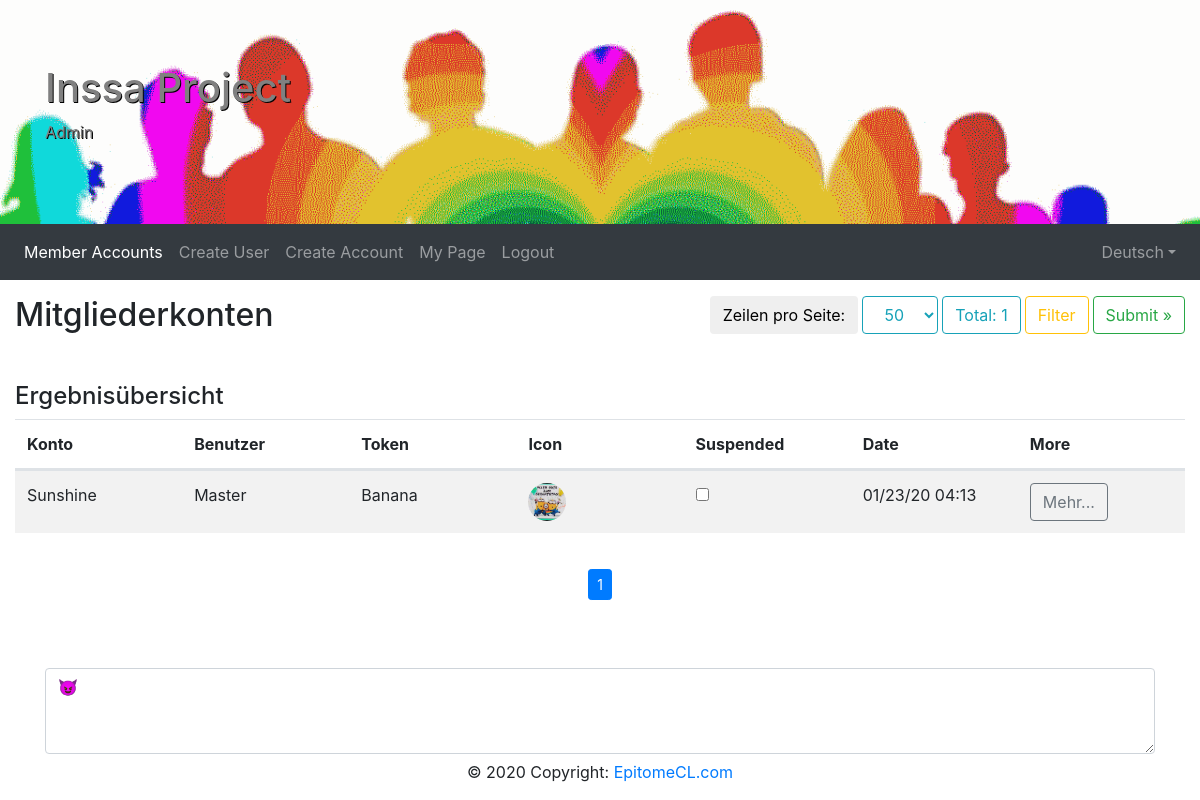
The app's page /index.php?module=admin&lang=de (signed in) with its own data.
### tables this page shows
CREATE TABLE `account` (
  `account_id` int(11) NOT NULL,
  `user_id` int(11) NOT NULL,
  `name` varchar(64) NOT NULL,
  `token` varchar(64) NOT NULL,
  `symbol` varchar(6) NOT NULL,
  `icon` varchar(255) NOT NULL,
  `suspended` int(1) NOT NULL,
  `community` int(1) NOT NULL,
  `modified` timestamp NOT NULL DEFAULT CURRENT_TIMESTAMP,
  `created` timestamp NOT NULL DEFAULT CURRENT_TIMESTAMP
);

CREATE TABLE `user` (
  `user_id` int(11) NOT NULL,
  `name` varchar(32) NOT NULL,
  `email` varchar(128) NOT NULL,
  `password` varchar(64) NOT NULL,
  `salt` varchar(64) NOT NULL,
  `comment` varchar(1000) NOT NULL,
  `birthday` date NOT NULL,
  `modified` timestamp NOT NULL DEFAULT CURRENT_TIMESTAMP,
  `created` timestamp NOT NULL DEFAULT CURRENT_TIMESTAMP
);

### classes/modules/Admin.php (called while the page is built, shortened)
<?php
class Admin {
	private $mysqli;
	public function __construct($mysqli) {
		$this->mysqli = $mysqli;
	}
	public function doGet($page, $itemsPerPage, $searchText, $tokenName, $suspended, $lang) {
		$mysqli = $this->mysqli;
		$module = (new \ReflectionClass($this))->getShortName();
		$obj = $this->getData($mysqli, $page, $itemsPerPage, $searchText, $tokenName, $suspended);
		$total = $obj->total;
		$page = $obj->page;
		$pages = $obj->pages;
		$itemsPerPage = $obj->itemsPerPage;
		$queryString = $this->getQueryString(array("module" => $module, "itemsPerPage" => $itemsPerPage, "suspended" => $suspended, "searchText" => $searchText, "tokenName" => $tokenName));
		require_once(sprintf("AdminView_%s.php", $lang));
	}
	private function getTokenNameOption($mysqli) {
		$data = array();
		return $data;
	}
	private function getQueryString($array) {
		$items = array();
		$params = array_filter($array);
		foreach ($params as $key => $value) {
			array_push($items, sprintf("&%s=%s", $key, urlencode($value)));
		}
		return implode($items);
	}
	private function getTokenImage($source) {
		return $source;
	}
	private function getData($mysqli, $page, $itemsPerPage, $searchText, $tokenName, $suspended) {
		$total = 0;
		$data = array();
		$where = array();
		$sql = "SELECT COUNT(DISTINCT account.account_id) AS total FROM account ";
		$sql .= "LEFT JOIN user ON (user.user_id = account.user_id) ";
		$sql .= "LEFT JOIN token ON (token.account_id = account.account_id) ";
		$sql .= "WHERE account.community = 0 ";
		$sql .= implode("AND ", $where);
		if ($result = $mysqli->query($sql)) {
			while ($row = $result->fetch_assoc()) {
				$total = intval($row["total"]);
			}
		}
		$itemsPerPage = ($itemsPerPage == 0) ? 50 : $itemsPerPage;
		$page = ($page == 0) ? 1 : $page;
		$pages = ceil($total / $itemsPerPage);
		$start = ($page - 1) * $itemsPerPage;
		$sql = "SELECT DISTINCT account.account_id AS accountId, account.name AS accountName, account.suspended, ";
		$sql .= "user.name AS userName, account.token AS tokenName, account.icon AS tokenIcon, account.symbol AS tokenSymbol, ";
		$sql .= "date_format(account.modified, '%m/%d/%y %H:%i') AS datetime ";
		$sql .= "FROM account ";
		$sql .= "LEFT JOIN user ON (user.user_id = account.user_id) ";
		$sql .= "WHERE account.community = 0 ";
		$sql .= implode("AND ", $where);
		$sql .= "ORDER BY user.email, tokenName ";
		$sql .= sprintf("LIMIT %d, %d", $start, $itemsPerPage);
		if ($result = $mysqli->query($sql)) {
			while ($row = $result->fetch_assoc()) {
				$row["tokenIcon"] = $this->getTokenImage($row["tokenIcon"]);
				array_push($data, $row);
			}
		}
		$obj = new \stdClass;
		$obj->total = $total;
		$obj->data = $data;
		$obj->page = $page;
		$obj->pages = $pages;
		$obj->itemsPerPage = $itemsPerPage;
		return $obj;
	}
}

### classes/modules/AdminView_de.php (the view, shortened to what this page needs)
<!DOCTYPE html>
<html lang="en">
<head>
  <link rel="stylesheet" href="https://maxcdn.bootstrapcdn.com/bootstrap/4.1.3/css/bootstrap.min.css">
  <link href="https://cdn.jsdelivr.net/gh/gitbrent/bootstrap4-toggle@3.6.1/css/bootstrap4-toggle.min.css" rel="stylesheet">
  <link href="https://cdnjs.cloudflare.com/ajax/libs/flag-icon-css/3.1.0/css/flag-icon.min.css" rel="stylesheet">
</head>
<body>
<div class="jumbotron jumbotron-fluid mb-0">
  <div class="container">
    <h1>Inssa Project</h1>
    <p>Admin</p>
  </div>
</div>
<nav class="navbar navbar-expand-sm bg-dark navbar-dark">
	<div class="collapse navbar-collapse" id="collapsibleNavbar">
		<ul class="navbar-nav">
			<li class="nav-item">
				<a class="nav-link active" href="<?php echo $_SERVER['PHP_SELF']; ?>?module=admin">Member Accounts</a>
			</li>
			<li class="nav-item">
				<a class="nav-link" href="<?php echo $_SERVER['PHP_SELF']; ?>?module=usercreate">Create User</a>
			</li>
			<li class="nav-item">
				<a class="nav-link" href="<?php echo $_SERVER['PHP_SELF']; ?>?module=accountcreate">Create Account</a>
			</li>
			<li class="nav-item">
				<a class="nav-link" href="<?php echo $_SERVER['PHP_SELF']; ?>?module=mypage">My Page</a>
			</li>
			<li class="nav-item">
				<a class="nav-link" href="<?php echo $_SERVER['PHP_SELF']; ?>?module=logout">Logout</a>
			</li>
		</ul>
		<ul class="navbar-nav ml-auto">
			<li class="nav-item dropdown">
				<?php $language = trim(array("de"=>"Deutsch", "us"=>"English", "kr"=>"한국어")[$lang]); ?>
				<a class="nav-link dropdown-toggle" id="dropdownlang" data-toggle="dropdown" aria-haspopup="true" aria-expanded="false"><span class="flag-icon flag-icon-<?php echo $lang; ?>"> </span> <?php echo $language; ?></a>
			</li>
		</ul>
	</div>
</nav>
<section class="container-section">
	<div class="container-fluid mb-4">
		<form method="get" action="<?php echo $_SERVER['PHP_SELF']; ?>" name="filter">
			<div class="row pb-4">
			  <div class="col-sm-5"><h2>Mitgliederkonten</h2></div>
			  <div class="col-sm-7">
				<div class="btn-toolbar justify-content-end">
				<button type="button" class="btn ml-1 mb-1">Zeilen pro Seite:</button>
					<select class="btn btn-outline-info ml-1 mb-1" id="itemsPerPage" name="itemsPerPage" onchange="if(this.value != 0) { this.form.submit(); }">
					<?php for ($index = 25; $index <= 250; $index+=25): ?>
					<?php printf("<option value=\"%d\"%s>%s</option>", $index, ($index == $itemsPerPage) ? " selected=\"selected\"": "", $index); ?>
					<?php endfor; ?>
					</select>
					<button type="button" class="btn btn-outline-info ml-1 mb-1">Total: <?php echo $total; ?></button>
					<button type="button" class="btn btn-outline-warning ml-1 mb-1" data-toggle="collapse" data-target="#filter">Filter</button>
					<button type="submit" class="btn btn-outline-success ml-1 mb-1">Submit »</button>
				</div>
			  </div>
			</div>
		</form>
		<div class="row mb-3">
			<div class="col">
			<?php if (count($data) > 0) { ?>
				<div class="table-responsive viewTokenTransactionHistory">
					<h4 class="mt-3">Ergebnis&uuml;bersicht</h4>
					<table class="table table-striped history">
						<thead>
							<tr class="m-0 d-flex">
								<th class="col">Konto</th>
								<th class="col">Benutzer</th>
								<th class="col">Token</th>
								<th class="col">Icon</th>
								<th class="col">Suspended</th>
								<th class="col">Date</th>
								<th class="col">More</th>
							</tr>
						</thead>
						<tbody>
						<?php foreach ($data as $row): ?>
							<tr class="m-0 d-flex">
								<td class="col"><?php echo trim($row["accountName"]); ?></td>
								<td class="col"><?php echo trim($row["userName"]); ?></td>
								<td class="col"><?php echo trim($row["tokenName"]); ?></th>
								<td class="col">
									<img src="<?php echo trim($row["tokenIcon"]); ?>" style="height:38px;" class="rounded-circle" title="<?php echo trim($row["tokenSymbol"]); ?>">
								</td>
								<td class="col">
									<input type="checkbox" data-id="<?php echo intval($row["accountId"]); ?>" name="suspended" <?php echo (intval($row["suspended"]) == 1) ? "checked=\"checked\"" : ""; ?> data-size="sm" data-toggle="toggle" data-on="Yes" data-off="No" value="1" data-onstyle="danger" data-offstyle="success">
								</td>
								<td class="col"><?php echo trim($row["datetime"]); ?></td>
								<td class="col">
									<form method="get" action="<?php echo $_SERVER['PHP_SELF']; ?>">
										<button type="submit" data-transactionid="<?php echo intval($row["accountId"]); ?>" class="btn btn-outline-secondary">Mehr...</button>
									</form>
								</td>
							</tr>
						<?php endforeach; ?>
						</tbody>
					</table>
				</div>
			<?php } ?>
			</div>
		</div>
		<div class="row">
			<div class="col">
				<div class="nav-scroller py-1 mb-2">
					<nav class="nav d-flex justify-content-center">
						<ul class="pagination pagination-sm flex-sm-wrap">
						<?php for($index = 1 ; $index <= $pages; $index++): ?>
					<li class="page-item<?php echo ($page == $index) ? " active" : ""; ?>">
						<a class="page-link" href="<?php echo $_SERVER['PHP_SELF']; ?>?page=<?php echo $index.$queryString; ?>"><?php echo $index; ?></a>
					</li>
					<?php endfor; ?>
						</ul>
					</nav>
				</div>
			</div>
		</div>
	</div>
</section>
<div class="container mb-3">
	<div class="row mb-3">
		<div class="col-sm-12">
			<textarea class="form-control" id="jsondata" rows="3">&#x1F608;</textarea>
		</div>
	</div>
</div>
<footer class="page-footer font-small pt-4 fixed-bottom">
	<div class="footer-copyright text-center py-3">© <?php echo date("Y");?> Copyright:
		<a href="https://epitomecl.com"> EpitomeCL.com</a>
	</div>
</footer>
</body>
</html>

### classes/modules/AdminView_de.php (style rules this page uses)
.jumbotron { background-color: lightgray; background-image: url(images/jumbotron.png); background-size: cover; height: 100%; color: gray; text-shadow: 1px 1px #000; }
.container-section { padding-top: 1rem; padding-bottom: 1rem; }

### records on screen
account: name "Sunshine", user.name "Master", token "Banana", icon (picture), datetime "01/23/20 04:13"

### other values on screen
$language "Deutsch"
$total "1"
form field itemsPerPage "50"
